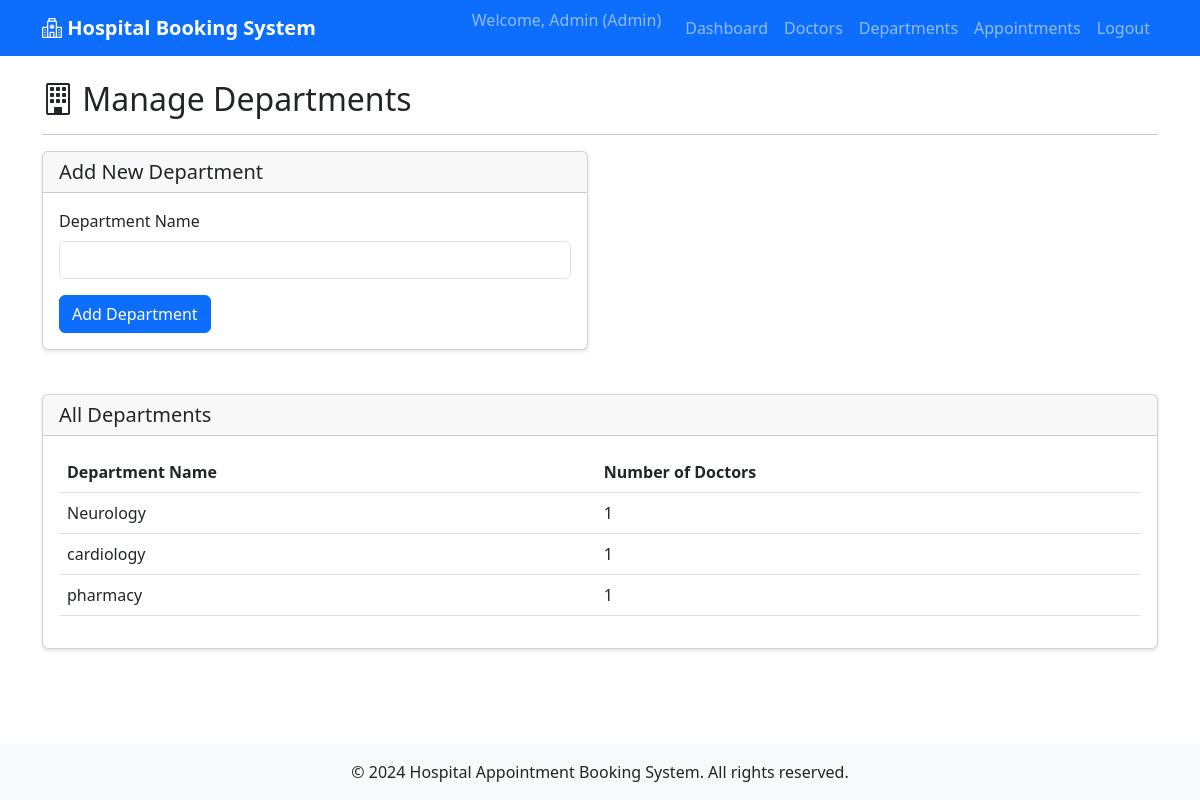
The page /admin/departments (signed in) on the database its author committed.
### app/models/doctor.py (models this page shows, shortened)
class Doctor(db.Model):
    __tablename__ = 'doctors'
    id = db.Column(db.Integer, primary_key=True)
    name = db.Column(db.String(100), nullable=False)
    department = db.Column(db.String(100), nullable=False)
    specialization = db.Column(db.String(200), nullable=False)
    user_id = db.Column(db.Integer, db.ForeignKey('users.id'), nullable=True)
    availabilities = db.relationship('Availability', backref='doctor', lazy=True, cascade='all, delete-orphan')
    appointments = db.relationship('Appointment', backref='doctor', lazy=True)
    appointments = db.relationship(
    'Appointment',
    back_populates='doctor',
    cascade='all, delete'
)

### app/routes/admin.py (the view)
@admin_bp.route('/departments')
@login_required
def departments():
    departments_data = db.session.query(
        Doctor.department,
        func.count(Doctor.id).label('doctor_count')
    ).group_by(Doctor.department).all()
    departments = [{'name': dept[0], 'count': dept[1]} for dept in departments_data]
    return render_template('admin/departments.html', departments=departments)

### app/routes/admin.py (called while the page is built)
def login_required(f):
    @wraps(f)
    def decorated_function(*args, **kwargs):
        if 'user_id' not in session or session.get('user_role') != 'admin':
            flash('Please login as an admin to access this page', 'error')
            return redirect(url_for('auth.login'))
        return f(*args, **kwargs)
    return decorated_function

### app/templates/admin/departments.html (shortened to what this page needs)
{% extends "base.html" %}
{% block content %}
<div class="row">
    <div class="col-md-12">
        <h2><i class="bi bi-building"></i> Manage Departments</h2>
        <hr>
    </div>
</div>
<div class="row mb-4">
    <div class="col-md-6">
        <div class="card">
            <div class="card-header">
                <h5 class="mb-0">Add New Department</h5>
            </div>
            <div class="card-body">
                <form method="POST" action="{{ url_for('admin.add_department') }}">
                    <div class="mb-3">
                        <label for="department_name" class="form-label">Department Name</label>
                        <input type="text" class="form-control" id="department_name" name="department_name" required>
                    </div>
                    <button type="submit" class="btn btn-primary">Add Department</button>
                </form>
            </div>
        </div>
    </div>
</div>
<div class="row">
    <div class="col-md-12">
        <div class="card">
            <div class="card-header">
                <h5 class="mb-0">All Departments</h5>
            </div>
            <div class="card-body">
                {% if departments %}
                <div class="table-responsive">
                    <table class="table table-hover">
                        <thead>
                            <tr>
                                <th>Department Name</th>
                                <th>Number of Doctors</th>
                            </tr>
                        </thead>
                        <tbody>
                            {% for dept in departments %}
                            <tr>
                                <td>{{ dept.name }}</td>
                                <td>{{ dept.count }}</td>
                            </tr>
                            {% endfor %}
                        </tbody>
                    </table>
                </div>
                {% else %}
                <p class="text-center text-muted">No departments found.</p>
                {% endif %}
            </div>
        </div>
    </div>
</div>
{% endblock %}

### app/templates/base.html (style rules this page uses)
body { min-height: 100vh; display: flex; flex-direction: column; }
.card { box-shadow: 0 2px 4px rgba(0,0,0,0.1); margin-bottom: 20px; }

### rows shown on the page
Doctor: name "Neurology", count "1"
Doctor: name "cardiology", count "1"
Doctor: name "pharmacy", count "1"

### other values the page prints
{{ session.user_name }} "Admin"
{{ session.user_role|title }} "Admin"
